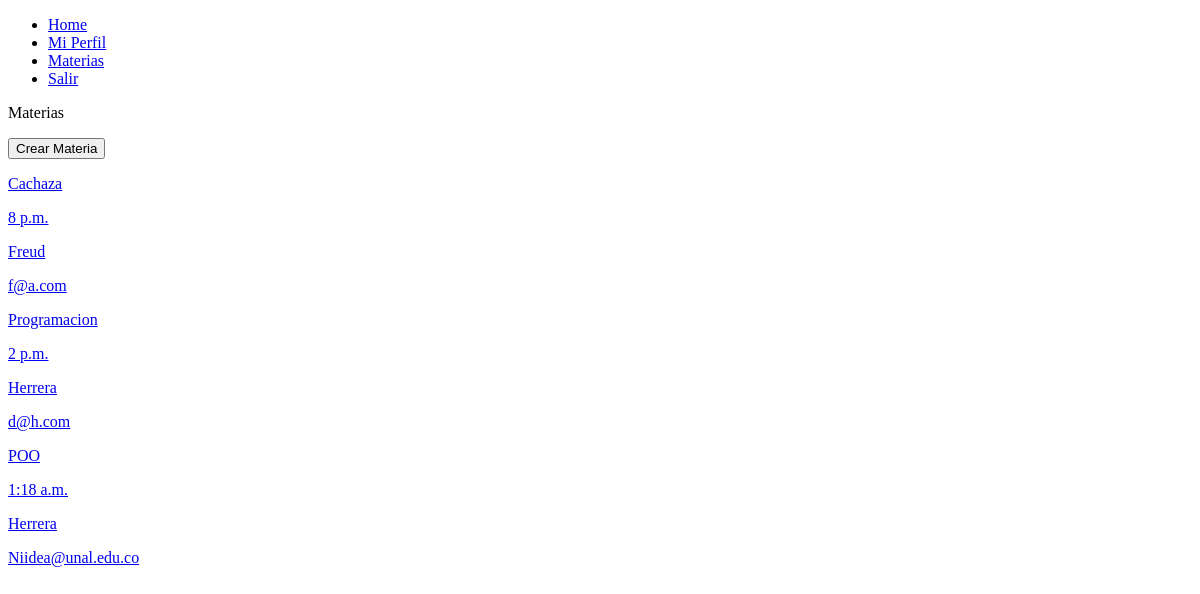
Before: /materias/ (signed in) with the older database file.
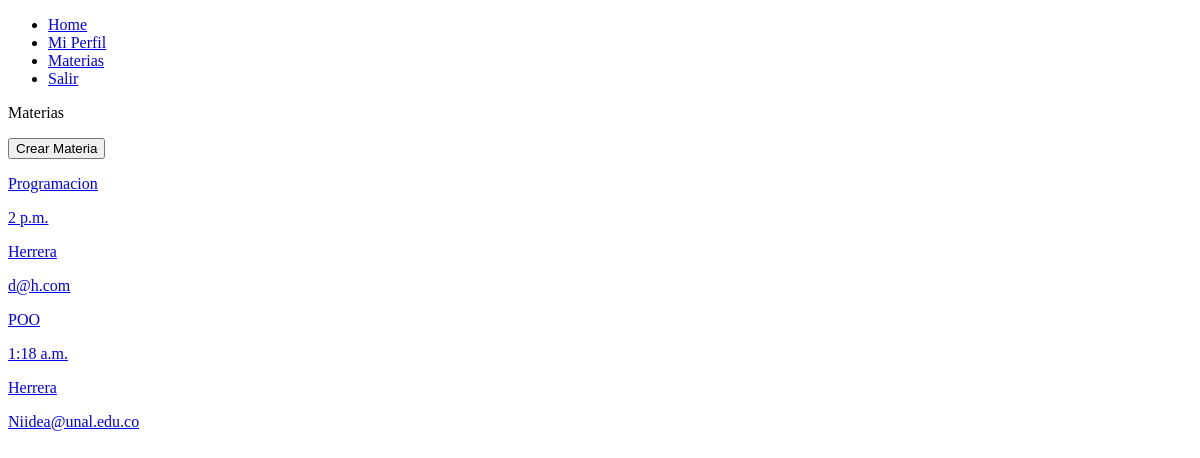
After: the same page with the newer database file.
### MAIN/models.py (models this page shows, shortened)
class Materia(models.Model):
    user = models.ForeignKey(User, on_delete = models.CASCADE, null = True)
    name = models.CharField(max_length = 30, blank = False)
    hora = models.TimeField(blank = False)
    profesor = models.CharField(max_length = 30, blank = False)
    profesor_email = models.EmailField(blank = False)

### MAIN/views.py (the view)
# urls.py: path('materias/', views.materias, name = 'materias'),
@login_required
def materias(request):
    materias = Materia.objects.filter(user = request.user)
    return render(request, 'materias.html', {
        'materias' : materias
    })

### MAIN/Templates/materias.html (shortened to what this page needs)
{% extends 'navegacion.html' %}
{% block content %}
<p>Materias</p>
<form action = {% url 'crearMateria' %}>
    <button>
        Crear Materia
    </button>
{% for materia in materias %}
<div>
    <a href={% url 'materia_detail' materia.id %}>
    <p>{{materia.name}}</p>
    <p>{{materia.hora}}</p>
    <p>{{materia.profesor}}</p>
    <p>{{materia.profesor_email}}</p>
    </a>
</div>
{% endfor %}
{% endblock %}

### MAIN/Templates/navegacion.html (shortened to what this page needs)
<!DOCTYPE html>
<html lang="en">
<head>
</head>
<nav>
    <ul>
        <li>
            <a href="/">Home</a>
        </li>
        {% if user.is_authenticated %}
        <li>
            <a href="/perfil">Mi Perfil</a>
        </li>
        <li>
            <a href="/materias">Materias</a>
        </li>
        <li>
            <a href="/logout">Salir</a>
        </li>
        {% endif %}
    </ul>
</nav>
<body>
    {% block content %}
    {% endblock %}
</body>
</html>

Changed rows visible on the page:
removed Materia: name "Cachaza", hora "8 p.m.", profesor "Freud", profesor_email "f@a.com"
